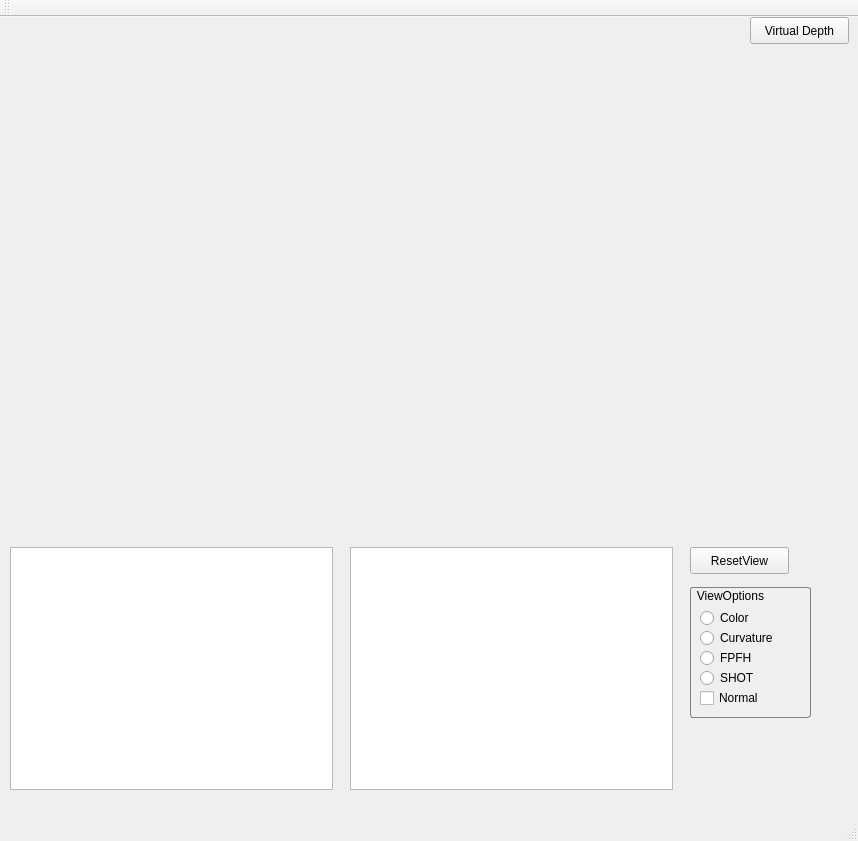
<?xml version="1.0" encoding="UTF-8"?>
<ui version="4.0">
 <class>PCAppsExperiment</class>
 <widget class="QMainWindow" name="PCAppsExperiment">
  <property name="geometry">
   <rect>
    <x>0</x>
    <y>0</y>
    <width>858</width>
    <height>841</height>
   </rect>
  </property>
  <property name="windowTitle">
   <string>PCAppsExperiment</string>
  </property>
  <widget class="QWidget" name="centralWidget">
   <widget class="QWidget" name="verticalLayoutWidget">
    <property name="geometry">
     <rect>
      <x>10</x>
      <y>0</y>
      <width>731</width>
      <height>521</height>
     </rect>
    </property>
    <layout class="QVBoxLayout" name="verticalLayout"/>
   </widget>
   <widget class="QGraphicsView" name="graphicsView_color">
    <property name="geometry">
     <rect>
      <x>10</x>
      <y>530</y>
      <width>323</width>
      <height>243</height>
     </rect>
    </property>
    <property name="sceneRect">
     <rectf>
      <x>0.000000000000000</x>
      <y>0.000000000000000</y>
      <width>320.000000000000000</width>
      <height>240.000000000000000</height>
     </rectf>
    </property>
   </widget>
   <widget class="QGraphicsView" name="graphicsView_depth">
    <property name="geometry">
     <rect>
      <x>350</x>
      <y>530</y>
      <width>323</width>
      <height>243</height>
     </rect>
    </property>
    <property name="sceneRect">
     <rectf>
      <x>0.000000000000000</x>
      <y>0.000000000000000</y>
      <width>320.000000000000000</width>
      <height>240.000000000000000</height>
     </rectf>
    </property>
   </widget>
   <widget class="QPushButton" name="pushButton_resetView">
    <property name="geometry">
     <rect>
      <x>690</x>
      <y>530</y>
      <width>99</width>
      <height>27</height>
     </rect>
    </property>
    <property name="text">
     <string>ResetView</string>
    </property>
   </widget>
   <widget class="QPushButton" name="pushButton_virtual_depth">
    <property name="geometry">
     <rect>
      <x>750</x>
      <y>0</y>
      <width>99</width>
      <height>27</height>
     </rect>
    </property>
    <property name="text">
     <string>Virtual Depth</string>
    </property>
   </widget>
   <widget class="QGroupBox" name="groupBox">
    <property name="geometry">
     <rect>
      <x>690</x>
      <y>570</y>
      <width>121</width>
      <height>131</height>
     </rect>
    </property>
    <property name="styleSheet">
     <string notr="true">QGroupBox { 
     border: 1px solid gray; 
     border-radius: 3px; 
 }
QGroupBox::title { 
    background-color: transparent;
     subcontrol-position: top left; /* position at the top left*/ 
     padding:2 5px;
 } </string>
    </property>
    <property name="title">
     <string>ViewOptions</string>
    </property>
    <widget class="QCheckBox" name="checkBox_normal">
     <property name="geometry">
      <rect>
       <x>10</x>
       <y>100</y>
       <width>101</width>
       <height>22</height>
      </rect>
     </property>
     <property name="text">
      <string>Normal</string>
     </property>
    </widget>
    <widget class="QRadioButton" name="radioButton_view_color">
     <property name="geometry">
      <rect>
       <x>10</x>
       <y>20</y>
       <width>91</width>
       <height>22</height>
      </rect>
     </property>
     <property name="text">
      <string>Color</string>
     </property>
    </widget>
    <widget class="QRadioButton" name="radioButton_view_our_curvature">
     <property name="geometry">
      <rect>
       <x>10</x>
       <y>40</y>
       <width>101</width>
       <height>22</height>
      </rect>
     </property>
     <property name="text">
      <string>Curvature</string>
     </property>
    </widget>
    <widget class="QRadioButton" name="radioButton_view_fpfh">
     <property name="geometry">
      <rect>
       <x>10</x>
       <y>60</y>
       <width>101</width>
       <height>22</height>
      </rect>
     </property>
     <property name="text">
      <string>FPFH</string>
     </property>
    </widget>
    <widget class="QRadioButton" name="radioButton_view_shot">
     <property name="geometry">
      <rect>
       <x>10</x>
       <y>80</y>
       <width>101</width>
       <height>22</height>
      </rect>
     </property>
     <property name="text">
      <string>SHOT</string>
     </property>
    </widget>
   </widget>
  </widget>
  <widget class="QMenuBar" name="menuBar">
   <property name="geometry">
    <rect>
     <x>0</x>
     <y>0</y>
     <width>858</width>
     <height>25</height>
    </rect>
   </property>
  </widget>
  <widget class="QToolBar" name="mainToolBar">
   <attribute name="toolBarArea">
    <enum>TopToolBarArea</enum>
   </attribute>
   <attribute name="toolBarBreak">
    <bool>false</bool>
   </attribute>
  </widget>
  <widget class="QStatusBar" name="statusBar"/>
 </widget>
 <layoutdefault spacing="6" margin="11"/>
 <resources/>
 <connections/>
</ui>
